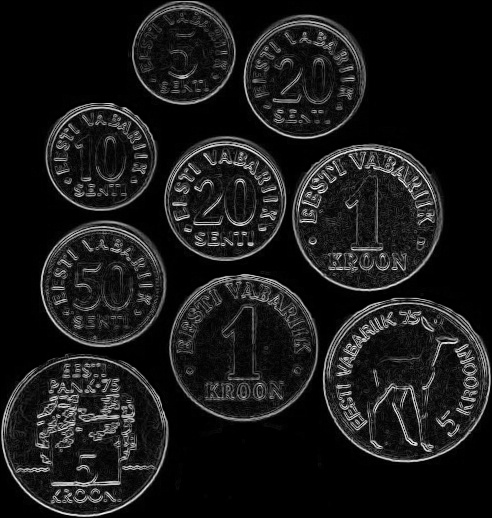
//> input picture lab_4/mag.jpg, 492 x 518 px
$ ./dart ../lab_4/mag.jpg   (built with g++ and OpenCV 4)
//> lines starting //> are read from the running program, lines starting //| are printed output that depends on the picture; after the words box and inside, x2 and y2 are one past the last pixel; in counts of white or black regions, pixels touching at a corner belong together
### coursework/Hough.h
#ifndef HOUGH_TRANSFORM
#define HOUGH_TRANSFORM
#include "opencv2/objdetect/objdetect.hpp"
#include "opencv2/opencv.hpp"
#include "opencv2/core/core.hpp"
#include "opencv2/highgui/highgui.hpp"
#include "opencv2/imgproc/imgproc.hpp"

using namespace cv;

class Hough{
public:
    Mat hough(Mat &image);
    int addR(int x, int y);
};

#endif

### coursework/dart.cpp
/////////////////////////////////////////////////////////////////////////////
//
// COMS30121 - face.cpp
//
/////////////////////////////////////////////////////////////////////////////

// header inclusion
#include <stdio.h>
#include "opencv2/objdetect/objdetect.hpp"
#include "opencv2/opencv.hpp"
#include "opencv2/core/core.hpp"
#include "opencv2/highgui/highgui.hpp"
#include "opencv2/imgproc/imgproc.hpp"
#include <iostream>
#include <stdio.h>
#include "Hough.h"

#define IOU_THRESHOLD 0.2

using namespace std;
using namespace cv;
// using namespace hough;

/** Function Headers */
vector<Rect> detectAndDisplay( Mat frame );
void drawTruth(Mat frame,int values[][4],int length);
double true_pos_rate(vector<Rect> predictions,int truth_values[][4],int truth_length);
double intersectionOverUnion(Rect prediction,int truth_value[4]);
double calc_f1_score(vector<Rect> predictions,int truth_values[][4],int truth_length,double tpr);

/** Global variables */
String cascade_name = "dartcascade/cascade.xml";
CascadeClassifier cascade;


/** @function main */
int main( int argc, const char** argv )
{
	// Hough hough;
    // 1. Read Input Image
	Mat frame = imread(argv[1], CV_LOAD_IMAGE_COLOR);
//> frame is the input picture: 518 rows x 492 cols, CV_8UC3; min 0, max 253, mean 24.9
	// hough.hough(frame);
	// 2. Load the Strong Classifier in a structure called `Cascade'
	if( !cascade.load( cascade_name ) ){ printf("--(!)Error loading\n"); return -1; };

	// 3. Detect Faces and Display Result
	vector<Rect> predictions;
	predictions = detectAndDisplay( frame );

	int ground_truth_vals[][4] = {{57,237,81,120},{823,198,156,163}};
	int length = sizeof(ground_truth_vals)/sizeof(ground_truth_vals[0]);
	drawTruth(frame,ground_truth_vals,length);
	double tpr = true_pos_rate(predictions,ground_truth_vals,length);
	printf("true pos rate = %f \n",tpr );
	double f1_score = calc_f1_score(predictions,ground_truth_vals,length,tpr);
	printf("f1 score = %f \n",f1_score);

	// 4. Save Result Image
	imwrite( "detected.jpg", frame );

	// std::cout << hough.addR(3,6) << '\n';
	return 0;
}

/** @function detectAndDisplay */
vector<Rect> detectAndDisplay( Mat frame )
{
	std::vector<Rect> faces;
	Mat frame_gray;

	// 1. Prepare Image by turning it into Grayscale and normalising lighting
	cvtColor( frame, frame_gray, CV_BGR2GRAY );
	equalizeHist( frame_gray, frame_gray );
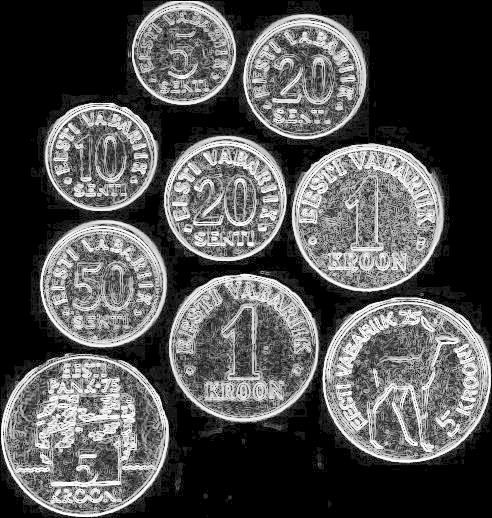
//> frame_gray: 518 rows x 492 cols, CV_8UC1; min 0, max 255, mean 82.9

	// 2. Perform Viola-Jones Object Detection
	cascade.detectMultiScale( frame_gray, faces, 1.1, 5, 0|CV_HAAR_SCALE_IMAGE, Size(50, 50), Size(500,500) );
//> faces = 6 Rects (x, y, width, height): [191, 149, 94, 94], [258, 15, 109, 109], [37, 221, 121, 121], [35, 358, 98, 98], [292, 274, 170, 170], [94, 69, 317, 317]

       // 3. Print number of Faces found
	std::cout << faces.size() << std::endl;
//| 6

       // 4. Draw box around faces found
	for( int i = 0; i < faces.size(); i++ )
	{
		rectangle(frame, Point(faces[i].x, faces[i].y), Point(faces[i].x + faces[i].width, faces[i].y + faces[i].height), Scalar( 0, 255, 0 ), 2);
	}
//> this loop made 6 passes
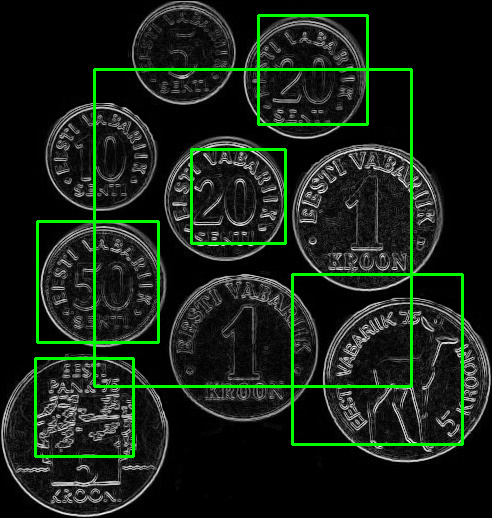
//> frame: 518 rows x 492 cols, CV_8UC3; 4.24% of pixels changed, all inside (x1, y1, x2, y2) = (34, 14, 464, 458)
//> in main, `predictions = detectAndDisplay( frame );`: predictions has the same summary as faces in detectAndDisplay
	return faces;
}

///// FROM face.cpp /////

void drawTruth(Mat frame,int values[][4],int length){
//> called with length = 2
	for(int i = 0; i < length; i++){
		int x = values[i][0];
		int y = values[i][1];
		int width = values[i][2];
		int height = values[i][3];
		rectangle(frame,Point(x,y) ,Point(x+width,y+height),Scalar(0, 0, 255), 2);
	}
//> this loop made 2 passes
//> (x, y, width, height) on passes 1 to 2: (57, 237, 81, 120), (823, 198, 156, 163)
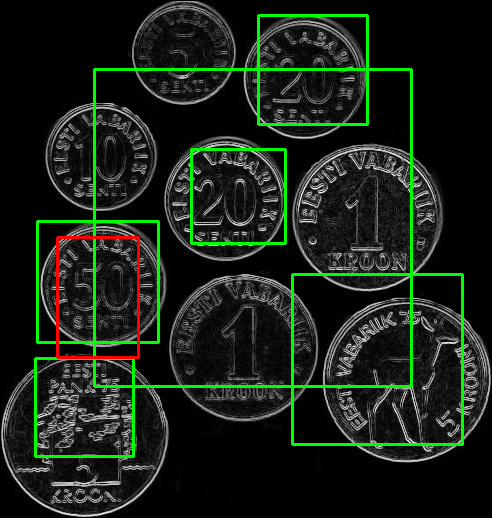
//> frame: 518 rows x 492 cols, CV_8UC3; 0.47% of pixels changed, all inside (x1, y1, x2, y2) = (56, 236, 140, 359)
}
//given predictions and truth values calculate the true positive rate (no of correct faces/no of valid faces)
double true_pos_rate(vector<Rect> predictions,int truth_values[][4],int truth_length){
//> called with truth_length = 2
	int detected;
	double iou_scores[predictions.size() * truth_length];
	for(int i = 0; i < predictions.size();i++){
		for(int j = 0; j < truth_length; j++){
			//compare each prediction with every truth value
			//if they don't overlap IOU = 0
			double iou = intersectionOverUnion(predictions[i],truth_values[j]);
			iou_scores[truth_length * i + j] = iou;
		}
	}
	//calculate no of detected faces
	for(int i = 0; i < predictions.size() * truth_length; i++){
		if(iou_scores[i] > IOU_THRESHOLD) detected++;
	}
//> this loop made 12 passes
//> detected on pass 5: 1
//> after the loop, detected = 1
//> in main, `double tpr = true_pos_rate(predictions,ground_truth_vals,length);`: tpr = 0.5
//| true pos rate = 0.500000
	//detected = true positives
	return (double)detected/(double)truth_length;
}
/*
Given predictions and truth values, calculates the f1 score
f1 score = 2 x ((precision * recall)/(precision + recall))
precision = true positives/(true positives + false positives)
recall (tpr) = true positives/(true positives + false negative)
true positives + false negatives = truth_values
therefore recall = tpr
*/
double calc_f1_score(vector<Rect> predictions,int truth_values[][4],int truth_length,double tpr){
//> called with truth_length = 2, tpr = 0.5
	double recall = tpr;
//> recall = 0.5
	int true_positives = recall * truth_length;
//> true_positives = 1
	double precision = (double)true_positives/(double)predictions.size();
//> precision = 0.167
	printf("precision = %f\n",precision );
//| precision = 0.166667
	double f1_score = 2 * (precision * recall)/(precision + recall);
//> f1_score = 0.25
//| f1 score = 0.250000
	return f1_score;
}
//Compute the intersection over union between prediction and truth value boxes
double intersectionOverUnion(Rect prediction,int truth_value[4]){
	//determine coordinates of intersection rectangle
	int x0 = max(prediction.x,truth_value[0]);
	int y0 = max(prediction.y,truth_value[1]);
	int x1 = min(prediction.x + prediction.width,truth_value[0] + truth_value[2]);
	int y1 = min(prediction.y+ prediction.height,truth_value[1]+ truth_value[3]);
	//find area of intersection rectangle
	//0 is in case there's no intersect
	double intersect_area = max(0,(x1 - x0)) * max(0,(y1 - y0));
	double pred_area = prediction.width * prediction.height;
	double truth_area = truth_value[2] * truth_value[3];
	double iou = intersect_area/(pred_area + truth_area - intersect_area);
	// printf("%f\n",iou );
	return iou;
}

$ run again, with lab_4/coins1.png saved as lab_4/mag.jpg
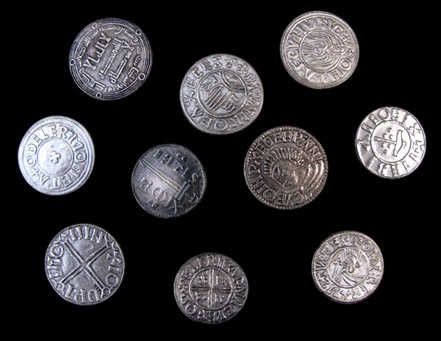
//> input picture lab_4/coins1.png, 441 x 341 px
//> frame is the input picture: 341 rows x 441 cols, CV_8UC3; mean B, G, R 45.1, 43, 44.5
//> faces = 6 Rects (x, y, width, height): [85, 23, 61, 61], [196, 58, 68, 68], [259, 125, 67, 67], [54, 226, 69, 69], [186, 250, 64, 64], [142, 153, 73, 73]
//| 6
//> the loop in detectAndDisplay, `for( int i = 0; i < faces.size(); i++ )` made 6 passes
//> after the loop in detectAndDisplay, `for( int i = 0; i < faces.size(); i++ )`:
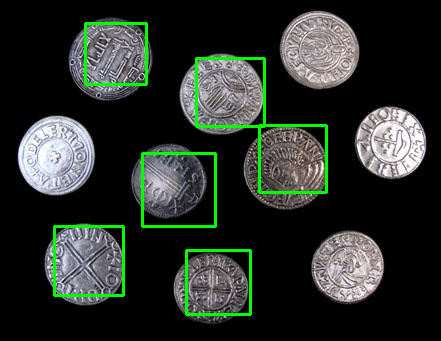
//> frame: 341 rows x 441 cols, CV_8UC3; 3.18% of pixels changed, all inside (x1, y1, x2, y2) = (53, 22, 328, 316)
//> predictions has the same summary as faces in detectAndDisplay
//> the loop in drawTruth, `for(int i = 0; i < length; i++)` made 2 passes
//> (x, y, width, height) on passes 1 to 2: (57, 237, 81, 120), (823, 198, 156, 163)
//> after the loop in drawTruth, `for(int i = 0; i < length; i++)`:
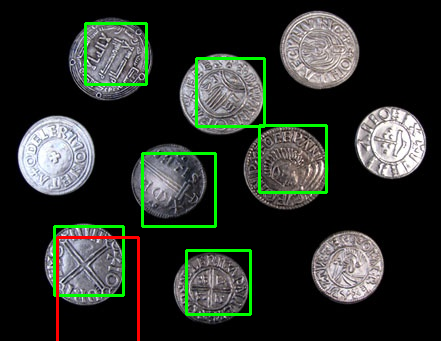
//> frame: 341 rows x 441 cols, CV_8UC3; 0.57% of pixels changed, all inside (x1, y1, x2, y2) = (56, 236, 140, 341)
//> the loop in true_pos_rate, `for(int i = 0; i < predictions.size();i++)` made 6 passes
//> the loop in true_pos_rate, `for(int i = 0; i < predictions.size() * truth_length; i++)` made 12 passes
//> detected on pass 7: 1
//> after the loop in true_pos_rate, `for(int i = 0; i < predictions.size() * truth_length; i++)`: detected = 1
//> tpr = 0.5
//| true pos rate = 0.500000
//> true_positives = 1
//> precision = 0.167
//| precision = 0.166667
//> in calc_f1_score, `double f1_score = 2 * (precision * recall)/(precision + recall);`: f1_score = 0.25
//| f1 score = 0.250000
